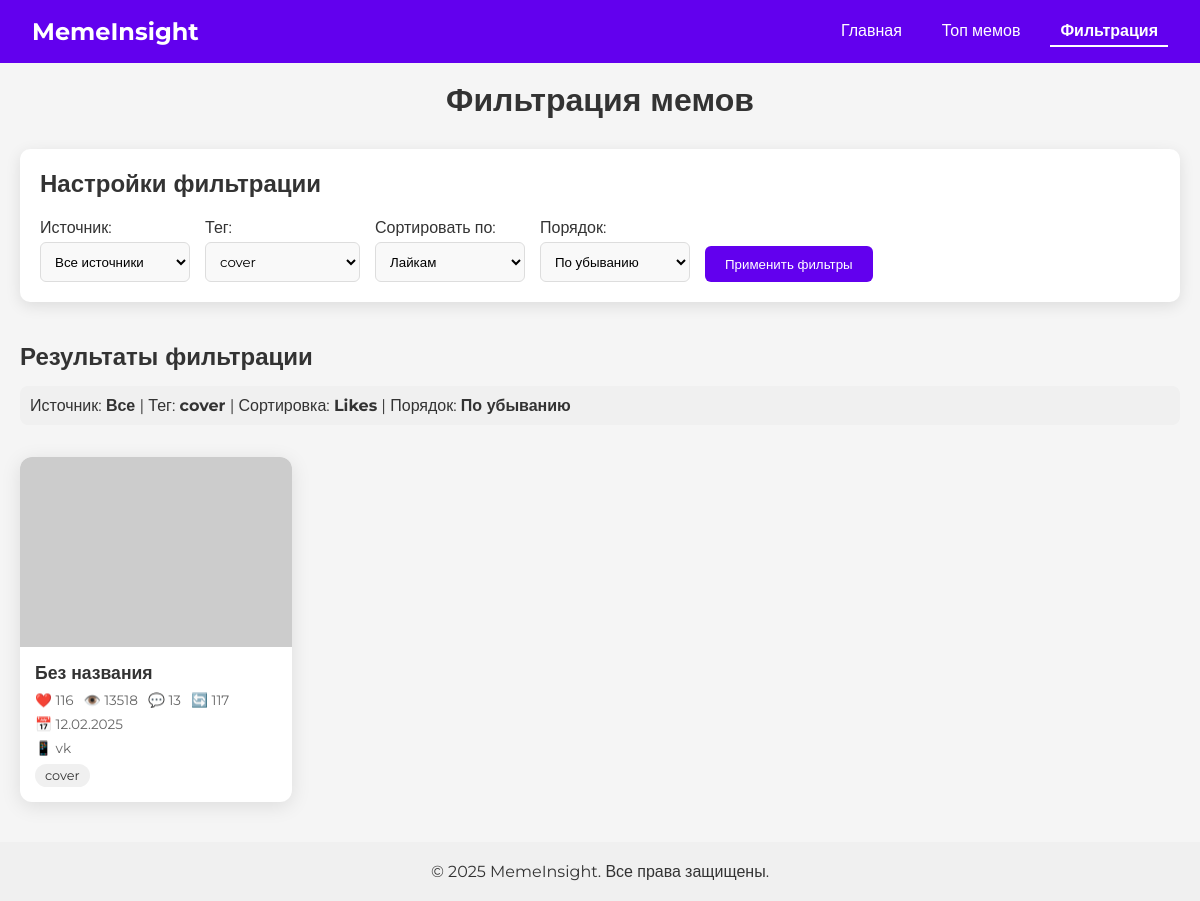
The page /filter-memes?tag=cover on the database its author committed.
### tables this page shows
CREATE TABLE tags (
                id INTEGER PRIMARY KEY AUTOINCREMENT,
                meme_id INTEGER,
                tag TEXT,
                FOREIGN KEY (meme_id) REFERENCES memes (id)
            );

CREATE TABLE memes (
                id INTEGER PRIMARY KEY AUTOINCREMENT,
                image_url TEXT UNIQUE,
                local_path TEXT,
                source_url TEXT,
                source_platform TEXT,
                post_date TIMESTAMP,
                collection_date TIMESTAMP,
                likes INTEGER,
                views INTEGER,
                comments INTEGER,
                shares INTEGER,
                text_content TEXT,
                image_hash TEXT
            );

### app.py (the view)
@app.route('/filter-memes')
def filter_memes():
    source = request.args.get('source', '')
    tag = request.args.get('tag', '')
    sort_by = request.args.get('sort_by', 'likes')
    order = request.args.get('order', 'desc')
    conn = get_db_connection()
    query = """
        SELECT m.*, GROUP_CONCAT(t.tag) as tags
        FROM memes m
        LEFT JOIN tags t ON m.id = t.meme_id
    """
    conditions = []
    params = []
    if source:
        conditions.append("m.source_platform = ?")
        params.append(source)
    if tag:
        conditions.append("EXISTS (SELECT 1 FROM tags WHERE meme_id = m.id AND tag = ?)")
        params.append(tag)
    if conditions:
        query += " WHERE " + " AND ".join(conditions)
    query += " GROUP BY m.id "
    valid_sort_columns = ['likes', 'views', 'comments', 'shares', 'post_date']
    if sort_by in valid_sort_columns:
        direction = "DESC" if order == 'desc' else "ASC"
        query += f" ORDER BY m.{sort_by} {direction}"
    else:
        query += " ORDER BY m.likes DESC"  # По умолчанию
    query += " LIMIT 50"
    cursor = conn.execute(query, params)
    memes_data = cursor.fetchall()
    memes_list = []
    for meme in memes_data:
        meme_dict = dict(meme)
        if 'post_date' in meme_dict and meme_dict['post_date']:
            meme_dict['post_date_formatted'] = format_date(meme_dict['post_date'])
        else:
            meme_dict['post_date_formatted'] = "Неизвестно"
        if meme_dict['tags']:
            meme_dict['tags'] = meme_dict['tags'].split(',')
        else:
            meme_dict['tags'] = []
        memes_list.append(meme_dict)
    cursor = conn.execute("SELECT DISTINCT source_platform FROM memes")
    sources = [row[0] for row in cursor.fetchall() if row[0]]
    cursor = conn.execute("SELECT DISTINCT tag FROM tags")
    tags = [row[0] for row in cursor.fetchall() if row[0]]
    conn.close()
    return render_template('filter_memes.html',
                           memes=memes_list,
                           sources=sources,
                           tags=tags,
                           current_source=source,
                           current_tag=tag,
                           current_sort=sort_by,
                           current_order=order)

### app.py (called while the page is built)
def format_date(date_str):
    if not date_str:
        return "Неизвестно"
    try:
        date = datetime.datetime.fromisoformat(date_str)
        return date.strftime('%d.%m.%Y')
    except:
        return date_str

def get_db_connection():
    conn = sqlite3.connect(DB_PATH)
    conn.row_factory = sqlite3.Row
    return conn

### templates/filter_memes.html (shortened to what this page needs)
<!DOCTYPE html>
<html lang="ru">
<head>
    <link rel="stylesheet" href="{{ url_for('static', filename='style.css') }}">
</head>
<body>
    <header class="header">
        <div class="project-name">MemeInsight</div>
        <nav class="navigation">
            <a href="/">Главная</a>
            <a href="/top-memes">Топ мемов</a>
            <a href="/filter-memes" class="active">Фильтрация</a>
        </nav>
    </header>
    <main class="main-content" style="padding-top: 80px; padding-left: 20px; padding-right: 20px; max-width: 1200px; margin: 0 auto;">
        <h1 style="margin-bottom: 30px; text-align: center;">Фильтрация мемов</h1>
        <div class="filter-section">
            <h2 style="margin-bottom: 20px;">Настройки фильтрации</h2>
            <form id="filterForm" action="/filter-memes" method="get">
                <div class="filter-controls">
                    <div class="filter-group">
                        <label for="source">Источник:</label>
                        <select id="source" name="source" class="filter-select">
                            <option value="">Все источники</option>
                        </select>
                    </div>
                    <div class="filter-group">
                        <label for="tag">Тег:</label>
                        <select id="tag" name="tag" class="filter-select">
                            {% for tag in tags %}
                            <option value="{{ tag }}" {% if tag == current_tag %}selected{% endif %}>{{ tag }}</option>
                            {% endfor %}
                        </select>
                    </div>
                    <div class="filter-group">
                        <label for="sort_by">Сортировать по:</label>
                        <select id="sort_by" name="sort_by" class="filter-select">
                            <option value="likes" {% if current_sort == 'likes' %}selected{% endif %}>Лайкам</option>
                        </select>
                    </div>
                    <div class="filter-group">
                        <label for="order">Порядок:</label>
                        <select id="order" name="order" class="filter-select">
                            <option value="desc" {% if current_order == 'desc' %}selected{% endif %}>По убыванию</option>
                        </select>
                    </div>
                    <button type="submit" class="filter-button">Применить фильтры</button>
                </div>
            </form>
        </div>
        <div class="filtered-memes-section" style="margin-top: 40px;">
            <h2>Результаты фильтрации</h2>
            <div class="filters-summary" style="margin: 15px 0; background-color: #f0f0f0; padding: 10px; border-radius: 8px;">
                <p>
                    Источник: <strong>{{ current_source or 'Все' }}</strong> |
                    Тег: <strong>{{ current_tag or 'Все' }}</strong> |
                    Сортировка: <strong>{{ current_sort|capitalize }}</strong> |
                    Порядок: <strong>{{ 'По убыванию' if current_order == 'desc' else 'По возрастанию' }}</strong>
                </p>
            </div>
            {% if memes|length > 0 %}
            <div class="meme-grid">
                {% for meme in memes %}
                <div class="meme-card">
                    <div class="meme-image-container">
                        <img src="{{ meme.image_url }}" alt="{{ meme.title }}" class="meme-image" onerror="this.src='https://via.placeholder.com/300x200?text=Мем'">
                    </div>
                    <div class="meme-info">
                        <div class="meme-title">{{ meme.title or 'Без названия' }}</div>
                        <div class="meme-stats">
                            <span>❤️ {{ meme.likes }}</span>
                            <span>👁️ {{ meme.views }}</span>
                            <span>💬 {{ meme.comments }}</span>
                            <span>🔄 {{ meme.shares }}</span>
                        </div>
                        <div class="meme-date">📅 {{ meme.post_date_formatted }}</div>
                        <div class="meme-source">📱 {{ meme.source_platform or 'Неизвестно' }}</div>
                        <div class="meme-tags">
                            {% for tag in meme.tags %}
                            <a href="/filter-memes?tag={{ tag }}" class="tag">{{ tag }}</a>
                            {% endfor %}
                        </div>
                    </div>
                </div>
                {% endfor %}
            </div>
            {% endif %}
        </div>
    </main>
    <footer style="background-color: #f0f0f0; padding: 20px; text-align: center; margin-top: 40px;">
        <p>© 2025 MemeInsight. Все права защищены.</p>
    </footer>
</body>
</html>

### static/style.css (style rules this page uses)
* { margin: 0; padding: 0; box-sizing: border-box; font-family: 'Montserrat', sans-serif; }
body { background-color: #f5f5f5; color: #333; }
.header { background-color: #6200ee; color: white; padding: 1rem 2rem; display: flex; justify-content: space-between; align-items: center; position: fixed; width: 100%; top: 0; z-index: 1000; }
.project-name { font-size: 1.5rem; font-weight: 700; }
.meme-grid { display: grid; grid-template-columns: repeat(auto-fill, minmax(250px, 1fr)); gap: 1.5rem; margin: 2rem 0; }
.meme-card { background-color: white; border-radius: 8px; overflow: hidden; box-shadow: 0 4px 10px rgba(0, 0, 0, 0.1); transition: transform 0.3s; }
.meme-image { width: 100%; height: 200px; object-fit: cover; }
.meme-info { padding: 1rem; }
.meme-title { font-weight: 700; margin-bottom: 0.5rem; }
.meme-stats { display: flex; gap: 1rem; font-size: 0.8rem; color: #666; margin-bottom: 0.5rem; }
.meme-tags { display: flex; flex-wrap: wrap; gap: 0.5rem; margin-top: 0.5rem; }
.tag { background-color: #e0e0e0; padding: 0.25rem 0.5rem; border-radius: 4px; font-size: 0.8rem; }
.filter-section { background-color: white; padding: 1.5rem; border-radius: 8px; margin-bottom: 2rem; box-shadow: 0 4px 10px rgba(0, 0, 0, 0.1); }
.filter-controls { display: flex; flex-wrap: wrap; gap: 1rem; align-items: center; }
.filter-select { padding: 0.5rem; border: 1px solid #ddd; border-radius: 4px; min-width: 150px; }
.filter-button { background-color: #6200ee; color: white; border: none; padding: 0.5rem 1rem; border-radius: 4px; cursor: pointer; }

### templates/filter_memes.html (style rules this page uses)
.fade-in-element { opacity: 0; transform: translateY(20px); transition: opacity 0.5s, transform 0.5s; }
.fade-in { opacity: 1; transform: translateY(0); }
.navigation { display: flex; gap: 20px; }
.navigation a { color: white; text-decoration: none; padding: 5px 10px; }
.navigation a.active { font-weight: bold; border-bottom: 2px solid white; }
.filter-section { background-color: white; padding: 20px; border-radius: 10px; box-shadow: 0 4px 15px rgba(0, 0, 0, 0.1); }
.filter-controls { display: flex; flex-wrap: wrap; gap: 15px; }
.filter-group { display: flex; flex-direction: column; gap: 5px; min-width: 150px; }
.filter-select { padding: 10px; border: 1px solid #ddd; border-radius: 6px; font-family: inherit; background-color: #f9f9f9; }
.filter-button { background-color: #6200ee; color: white; border: none; padding: 10px 20px; border-radius: 6px; font-weight: 500; cursor: pointer; transition: background-color 0.3s; margin-top: auto; }
.meme-card { background-color: white; border-radius: 12px; overflow: hidden; box-shadow: 0 4px 20px rgba(0, 0, 0, 0.1); transition: transform 0.3s, box-shadow 0.3s; display: flex; flex-direction: column; }
.meme-image-container { position: relative; padding-top: 70%; overflow: hidden; }
.meme-image { position: absolute; top: 0; left: 0; width: 100%; height: 100%; object-fit: cover; transition: transform 0.3s; }
.meme-info { padding: 15px; flex-grow: 1; display: flex; flex-direction: column; }
.meme-title { font-weight: 700; font-size: 1.1rem; margin-bottom: 8px; color: #333; }
.meme-stats { display: flex; flex-wrap: wrap; gap: 10px; font-size: 0.85rem; color: #666; margin-bottom: 8px; }
.meme-date, .meme-source { font-size: 0.85rem; color: #666; margin-bottom: 8px; }
.meme-tags { display: flex; flex-wrap: wrap; gap: 6px; margin-top: auto; }
.tag { background-color: #f0f0f0; padding: 4px 10px; border-radius: 15px; font-size: 0.8rem; color: #333; text-decoration: none; transition: background-color 0.2s; }

### rows shown on the page
tags: tag "cover"
memes: title "Без названия", likes "116", views "13518", comments "13", shares "117", post_date_formatted "12.02.2025", source_platform "vk"

### other values the page prints
{{ current_source or 'Все' }} "Все"
{{ current_sort|capitalize }} "Likes"
{{ 'По убыванию' if current_order == 'desc' else 'По возрастанию' }} "По убыванию"
form field tag "cover"
